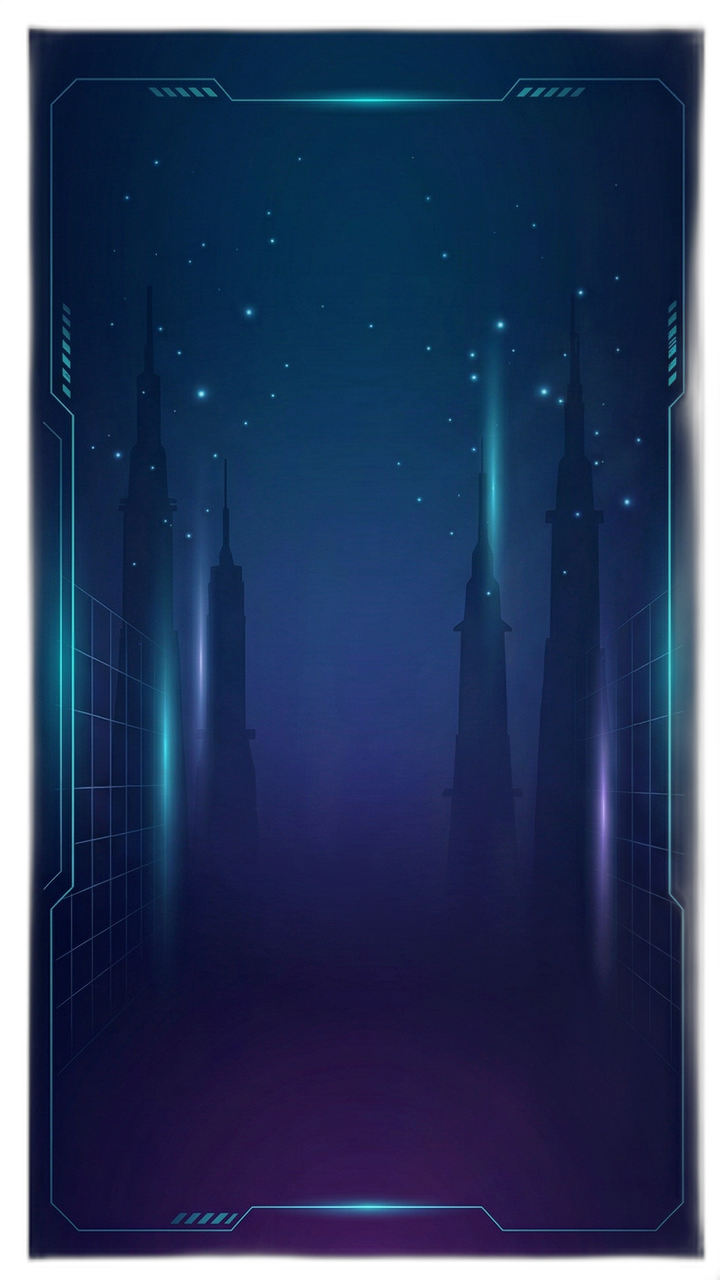
#> input picture jump-tower-game/images/bg_main.png, 720 x 1280 px
$ python -i remove_background.py   (imports and definitions only)
#> lines starting #> are read from the running program, lines starting #| are printed output that depends on the picture
#!/usr/bin/env python3
# -*- coding: utf-8 -*-
"""
去除图片背景工具
作者: wanxiubin
功能: 使用 AI 模型智能去除图片背景，支持多种方法
"""

import os
import sys
from pathlib import Path

# 检查是否安装了 rembg
try:
    from rembg import remove
    HAS_REMBG = True
except ImportError:
    HAS_REMBG = False

from PIL import Image, ImageFilter

# 支持的图片格式
IMAGE_EXTENSIONS = {'.png', '.jpg', '.jpeg', '.PNG', '.JPG', '.JPEG'}


def get_output_path_for_file(input_path):
    """
    为单个文件生成输出路径（同级目录，加 _nobg 后缀）
    例如: /path/to/icon.png -> /path/to/icon_nobg.png
    """
    input_path = Path(input_path)
    return input_path.parent / f"{input_path.stem}_nobg.png"


# [43 lines left out: functions get_output_dir_for_directory, remove_background_ai, not called in this run]


def remove_white_background(input_path, output_path=None, threshold=240, smooth_edges=True):
    """
    去除图片的白色背景 (简单模式)
    适用于纯白背景的简单图片

    Args:
        input_path: 输入图片路径
        output_path: 输出图片路径
        threshold: 白色阈值(0-255)
        smooth_edges: 是否平滑边缘

    Returns:
        输出文件的路径
    """
#> called with threshold = 240, smooth_edges = True
    # 检查输入文件是否存在
    if not os.path.exists(input_path):
        raise FileNotFoundError(f"输入文件不存在: {input_path}")

    # 打开图片
    img = Image.open(input_path)
#> img is the input picture: PIL image 720x1280 RGBA; mean R, G, B, A 15.5, 30.8, 65.4, 221.4

    # 转换为RGBA模式
    if img.mode != 'RGBA':
        img = img.convert('RGBA')

    # 获取图片数据
    datas = img.getdata()
    new_data = []

    # 遍历每个像素
    for item in datas:
        # 检查是否为白色(或接近白色)
        if item[0] > threshold and item[1] > threshold and item[2] > threshold:
            # 将白色像素设置为透明
            new_data.append((255, 255, 255, 0))
        else:
            # 对边缘像素进行羽化处理
            if smooth_edges:
                # 检查是否是边缘像素（接近白色但不完全是白色）
                avg = (item[0] + item[1] + item[2]) / 3
                if avg > threshold - 30:
                    # 计算透明度，实现平滑过渡
                    alpha = int(255 * (1 - (avg - (threshold - 30)) / 30))
                    alpha = max(0, min(255, alpha))
                    new_data.append((item[0], item[1], item[2], alpha))
                else:
                    new_data.append(item)
            else:
                new_data.append(item)
#> this loop made 921600 passes
#> item on passes 1 to 12: (0, 0, 0, 2), (0, 0, 0, 2), (0, 0, 0, 1), (0, 0, 0, 0), (0, 0, 0, 0), (0, 0, 0, 0), (0, 0, 0, 0), (0, 0, 0, 0), (0, 0, 0, 0), (0, 0, 0, 0), (0, 0, 0, 0), (0, 0, 0, 0)
#> after the loop, new_data = 921600 items

    # 更新图片数据
    img.putdata(new_data)

    # 可选：应用轻微的高斯模糊来平滑边缘
    if smooth_edges:
        # 创建一个用于模糊的副本
        alpha = img.split()[3]
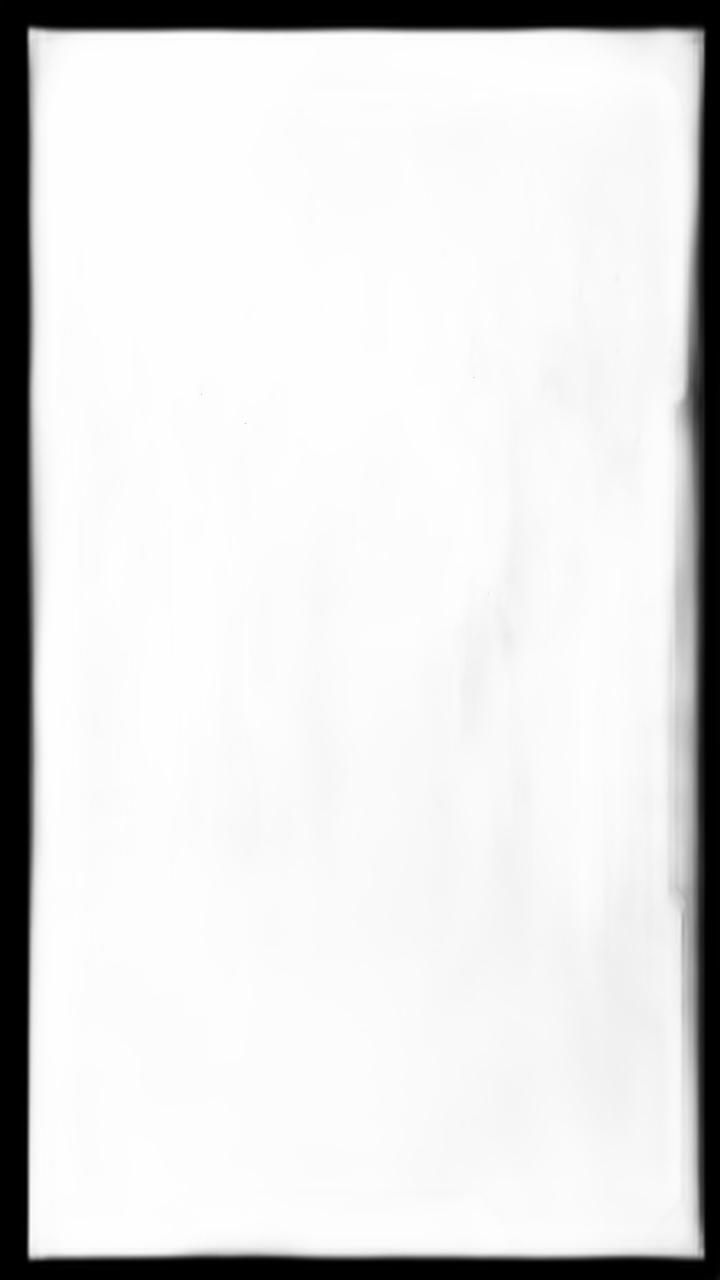
#> alpha: PIL image 720x1280 L; min 0, max 255, mean 221.4
        alpha = alpha.filter(ImageFilter.GaussianBlur(radius=0.5))
        img.putalpha(alpha)

    # 如果没有指定输出路径，自动生成（同级目录加后缀）
    if output_path is None:
        output_path = get_output_path_for_file(input_path)

    # 保存为PNG格式
    img.save(output_path, 'PNG')

    return str(output_path)


# [144 lines left out: functions remove_background_auto, process_single_file, process_directory, main, not called in this run]


# [2 lines not run here, left out]

>>> result = remove_white_background('../../../../jump-tower-game/images/bg_main.png')
